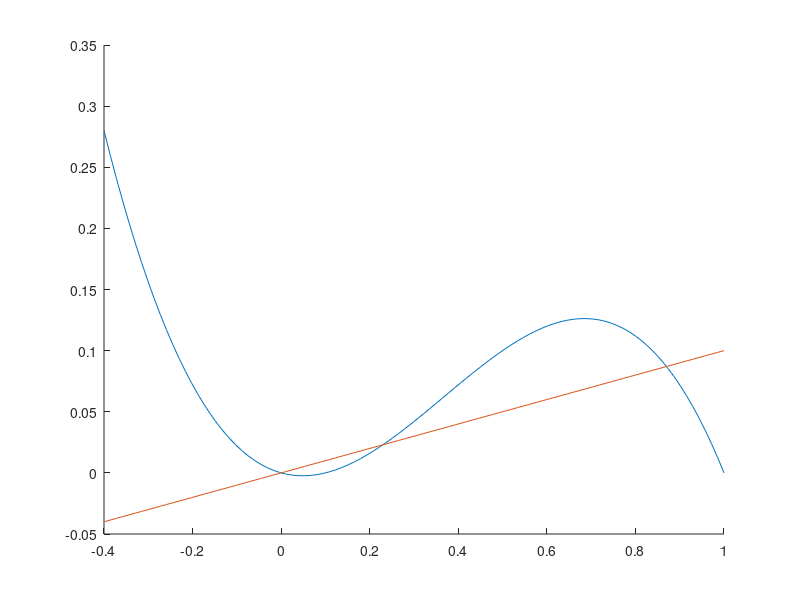

Recreate this plot in MATLAB.
a = 0.1;
b = 0.01;
c = 0.1;
I = 0;
nulcline1 = @(V) V.*(a - V).*(V - 1) + I;
nulcline2 = @(V) (b/c)*V;

hold on
x = linspace(-0.4,1);

plot(x,nulcline1(x))

plot(x,nulcline2(x))

